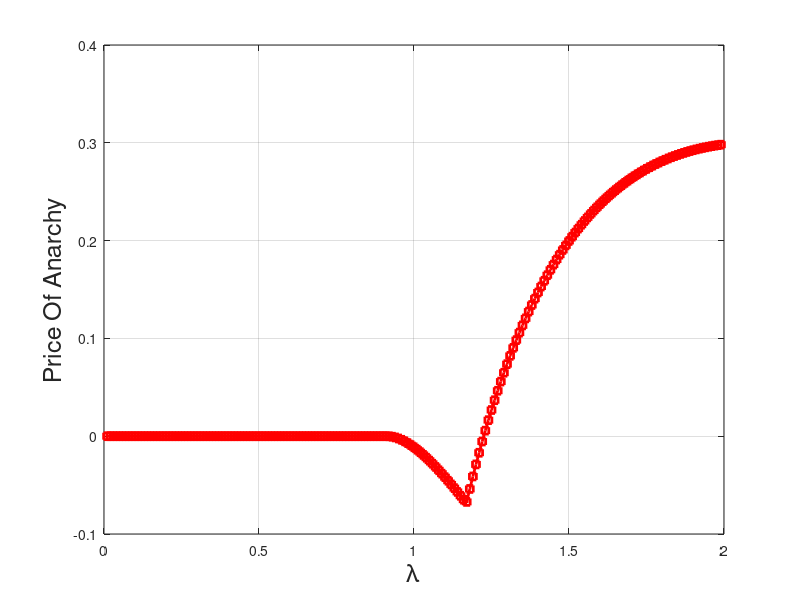

Write the MATLAB code that produced this figure.
%randomized vs threshold policy
clear
mu = 1; % local service rate
lambda = 0.01:0.01:1.99; % arrival rate
C = 5; %global server efficient
k = 10;
min_f = zeros(1, length(lambda));
min_g = zeros(1, length(lambda));
priceOfAnarchy =  zeros(1, length(lambda));

for i = 1 : length(lambda)
    %randomized policy
    alpha = 0 : 0.001 : min(1, mu/lambda(i));
    f = alpha./(mu - alpha.*lambda(i)) + k.*lambda(i)^2 .* (1 - alpha).^3 ./ C^2; %object function
    
    % threshold policy
    rho = lambda(i) / mu;
    B = 0 : 1 : 20;
    if lambda(i) ~= 1
        pi_0 = (1 - rho)./(1 - rho.^(B+1));
        pi_B = (rho.^B - rho.^(B+1))./(1 - rho.^(B+1));
        E_Q = pi_0 .* rho .* ( 1 - rho.^B)./(1-rho).^2 - B .* rho.^(B+1).*pi_0 ./ (1 - rho);
        E_Q1 = (B+1)./(rho.^(B+1) - 1) + B + 1/(1 - rho);
    else
        pi_0 = 1 ./ (B+1);
        pi_B = 1 ./ (B+1);
        E_Q = B./ 2;
    end
    g_B =  E_Q./lambda(i) + k.*lambda(i)^2 .* pi_B.^3 ./ C^2; %object function
    
    min_f(i) = min(f);%optimal under randomized policy
    min_g(i) = min(g_B);%optimal under threshold based policy
    
    priceOfAnarchy(i) = 1 - min_g(i)/min_f(i);
end

figure(1)
plot(lambda, priceOfAnarchy, 'r-s','LineWidth',2,'MarkerSize',5)
xlabel('\lambda','FontSize',18)
ylabel('Price Of Anarchy','FontSize',18)
grid on
